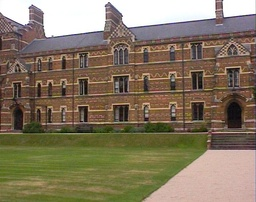
#> input picture keble_a.jpg, 256 x 202 px, shrunk from 720 x 568 before the run
$ python Code.py
#> lines starting #> are read from the running program, lines starting #| are printed output that depends on the picture; long printed decimals are rounded
# -*- coding: utf-8 -*-
"""
Created on Tue Apr 07 14:53:29 2021

@author: Sai Teja Vishal J
"""

import cv2
import numpy as np
import random
import matplotlib.pyplot as plt

image1 = cv2.imread("keble_a.jpg")
#> image1 is the input picture: shape (202, 256, 3); mean B, G, R 97.6, 119.2, 132.2
image2 = cv2.imread("keble_b.jpg")
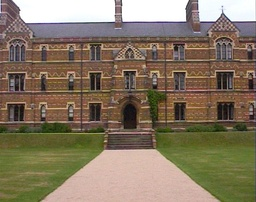
#> input picture keble_b.jpg, 256 x 202 px, shrunk from 720 x 568 before the run
#> image2 is the input picture: shape (202, 256, 3); mean B, G, R 98.4, 118.8, 133.1
image3 = cv2.imread("keble_c.jpg")
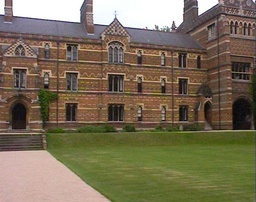
#> input picture keble_c.jpg, 256 x 202 px, shrunk from 720 x 568 before the run
#> image3 is the input picture: shape (202, 256, 3); mean B, G, R 87.6, 110.3, 121.7

plt.imshow(image1)
plt.show()

##Using SIFT to make the feature detection invariant to scale and rotation
sift = cv2.SIFT_create()

##Finding the Keypoints and Descriptors of all the three images
kp1, des1 = sift.detectAndCompute(image1, None)
#> kp1 = 271 keypoints; strongest (x, y, size): (36, 14, 9.9), (113, 15, 11.3), (219, 5, 6.1), (23, 18, 9.4)
kp2, des2 = sift.detectAndCompute(image2, None)
#> kp2 = 301 keypoints; strongest (x, y, size): (223, 14, 2.1), (118, 10, 5.7), (207, 13, 12.9), (113, 19, 3.1)
kp3, des3 = sift.detectAndCompute(image3, None)
#> kp3 = 294 keypoints; strongest (x, y, size): (200, 12, 3.5), (157, 27, 2), (78, 20, 2.5), (177, 25, 3)

##Function to compute the Euclidean Distance between two points, used in finding the
def eucildean_Distance(des_img1,des_img2):
    result = np.zeros((len(des_img2),len(des_img1)), np.float32)
#> result: shape (301, 271) float32; every value is 0

    for i in range(len(des_img2)):
        des_img2_rows = np.array([des_img2[i]]*len(des_img1))
        subtraction_matrix = np.subtract(des_img1, des_img2_rows)
        square_matrix = np.square(subtraction_matrix)
        #returns an array of sums
        sum_row = square_matrix.sum(axis=1)
        result[i] = np.sqrt(sum_row)
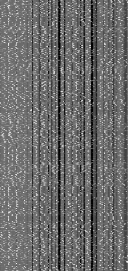
#> subtraction_matrix: shape (271, 128) float32; min -146, max 198, mean 0.2; drawn with min black and max white
    return result

img1_img2_dist = eucildean_Distance(des1, des2)

indices_of_sorted = np.argsort(img1_img2_dist, axis=1)[:,:2]
#> indices_of_sorted = 301 pairs, first value 0 to 268, second value 0 to 268
distance_matrix = np.zeros((indices_of_sorted.shape[0], indices_of_sorted.shape[1]))
distance_matrix = img1_img2_dist[np.arange(img1_img2_dist.shape[0])[:,None], indices_of_sorted]
#> distance_matrix = 301 pairs, first value 32.16 to 424.3, second value 85.57 to 451.1

##Validating the matches based on Lowe's ratio, which is 0.7. Eliminating the point, if it is almost good.
##The distance between the points should be sufficiently different, then considered.
#Reference: https://stackoverflow.com/questions/51197091/how-does-the-lowes-ratio-test-work
def matches_SIFT(indices,dist_mat,keypoint1,keypoint2):
    m1 = []
    m2 = []
    indices_goodMatch = []
    sift_matches = []
    for i in range(len(indices)):
        if dist_mat[i][0] < 0.7 * dist_mat[i][1]:
            indices_goodMatch.append((i,indices[i][0]))
#> after the loop, indices_goodMatch = 103 pairs, first value 11 to 287, second value 6 to 268
    print("Debugging")
    print(len(indices_goodMatch))
#| 103
    print(len(sift_matches))
    for i in range(len(indices_goodMatch)-1):
        sift_matches.append((keypoint1[indices_goodMatch[i][0]],keypoint2[indices_goodMatch[i][1]]))
        m1.append(keypoint1[indices_goodMatch[i][0]])
        m2.append(keypoint2[indices_goodMatch[i][1]])
#> this loop made 102 passes
#> after the loop, m1 = 102 keypoints; strongest (x, y, size): (118, 10, 5.7), (113, 19, 3.1), (129, 49, 2.2), (71, 115, 2.1); m2 = 102 keypoints; strongest (x, y, size): (219, 5, 6.1), (173, 115, 2), (213, 16, 3.3), (232, 45, 2.3); sift_matches = 102 items

    return sift_matches,m1,m2

sift_matches, matches_img2, matches_img1 = matches_SIFT(indices_of_sorted, distance_matrix, kp2, kp1)
#> sift_matches = 102 items; matches_img2 has the same summary as m1 in matches_SIFT; matches_img1 has the same summary as m2 in matches_SIFT

##On the 1st and 2nd image, point all the keypoints on the respective images using a function in OpenCV
image1_keypoints = cv2.drawKeypoints(image1, matches_img1, None)
plt.imshow(cv2.cvtColor(image1_keypoints, cv2.COLOR_BGR2RGB))
plt.show()
image2_keypoints = cv2.drawKeypoints(image2, matches_img2, None)
plt.imshow(cv2.cvtColor(image2_keypoints, cv2.COLOR_BGR2RGB))
plt.show()

##Concatenate both the images
image_combined_1_2 = np.concatenate((image1_keypoints,image2_keypoints),axis=1)
plt.imshow(cv2.cvtColor(image_combined_1_2, cv2.COLOR_BGR2RGB))
plt.show()

## drawing lines between good features between image 1 and image 2
points_right = []

for i in range(len(matches_img2)):
    points_left = np.int32(matches_img1[i].pt)
    points_right = np.int32(matches_img2[i].pt[0] + image1_keypoints.shape[1])
    combined_1_2_lines=cv2.line(image_combined_1_2,(points_left[0],points_left[1]),(points_right,np.int32(matches_img2[i].pt[1])),(0,255,0),thickness=1)
#> this loop made 102 passes
#> (points_left, points_right) on passes 1 to 12: ([114, 119], 265), ([117, 117], 267), ([117, 111], 268), ([116, 86], 268), ([117, 82], 268), ([117, 90], 269), ([117, 45], 269), ([120, 115], 271), ([120, 78], 272), ([123, 111], 274), ([128, 48], 281), ([129, 79], 282)
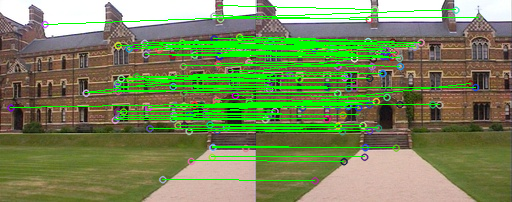
#> image_combined_1_2: shape (202, 512, 3); mean B, G, R 90.6, 136.9, 120.2

plt.imshow(cv2.cvtColor(combined_1_2_lines, cv2.COLOR_BGR2RGB))
plt.show()

def transform_as_homography(H_matrix, points):
    #perform padding of ones to pts and make them (x,y,1)
    # print(H_matrix,points)
    matrix_temp = np.ones((points.shape[0]+1 , points.shape[1]), np.float32)
    matrix_temp[:-1, :] = points
    H_multiplied = np.matmul(H_matrix,matrix_temp)
    #each column of transformed points is 1 transformed point (x,y,z)
    transformed = np.zeros((points.shape[0] , points.shape[1]), np.float32)
    #converting to heterogenousc(x/z,y/z) of (x,y,z)
    transformed[0, :] = np.divide(H_multiplied[0,:], H_multiplied[2, :])
    transformed[1, :] = np.divide(H_multiplied[1,:], H_multiplied[2, :])
    # print(transformed)
    return transformed

def getInlier_count(target_points, transformed_points, threshold):
    score = 0
    inlier_set = []
    #calculating error function
    err = np.square(np.subtract(target_points, transformed_points))
    err = np.sqrt(err.sum(axis=0))
    for i in range(len(err)):
        if(err[i]<threshold):
            inlier_set.append(i)
            score += 1

    return score, inlier_set

def matrix_keypoints(kp):
    matrix = np.zeros((2,len(kp)),np.float32)
    for i, j in enumerate(kp):
        matrix[0, i] = j.pt[0]
        matrix[1, i] = j.pt[1]
    return matrix

def matrix_formation(pt1, pt2):
    result = np.zeros((2,9), np.float32)
    result[0, :] = [-pt1[0], -pt1[1], -1, 0, 0, 0, pt1[0]*pt2[0], pt1[1]*pt2[0], pt2[0]]
    result[1, :] = [0, 0, 0, -pt1[0], -pt1[1], -1, pt1[0]*pt2[1], pt1[1]*pt2[1], pt2[1]]
#     print(lin)
    return result

##Computation of Homography using SVD, ref: https://cseweb.ucsd.edu/classes/wi07/cse252a/homography_estimation/homography_estimation.pdf
def computeH(img1_pts, img2_pts):
    A_matrix = np.zeros((2*len(img1_pts[0]),9), np.float32)
    for i in range(len(img1_pts[0])):
        A_matrix[2*i: 2*i+2, :] = matrix_formation(img1_pts[:,i], img2_pts[:,i])
    sigma, U, V_transpose = cv2.SVDecomp(A_matrix)

    #Here, we take the right singular vector (a column from V ) which corresponds to the smallest singular value sigma-9
    h_temp = V_transpose[len(V_transpose)-1,:] ##V_transpose is the right singular vector
    if (h_temp[len(h_temp)-1]!=0):
        h_temp = h_temp*(1/h_temp[len(h_temp)-1])
    H = np.reshape(h_temp, (3,3))
    return H

def RANSAC(matches,e,iterations):
#> called with e = 5, iterations = 5000
    inlier_array_highest = []
    for m in range(iterations):
        random_matches = random.choices(matches, k=4)

        first_image_pts = matrix_keypoints([i[0] for i in random_matches])
        second_image_pts = matrix_keypoints([i[1] for i in random_matches])

        # compute Homography using the selected matches
        homography_matrix = computeH(second_image_pts,first_image_pts)
        second_image_keypoints = [j[1] for j in matches]

        # converting the keypoints into coordinates of 2*N matrix
        second_coords = matrix_keypoints(second_image_keypoints)
        second_transformed = transform_as_homography(homography_matrix, second_coords)
        eps = e
        first_img_keys = [i[0] for i in matches]
        first_coords = matrix_keypoints(first_img_keys)

        inlier_count, inlier_arr_computed = getInlier_count(first_coords,second_transformed,eps)

        ##Check for the maximum number of inliers here, and consider those indices
        if (inlier_count>len(inlier_array_highest)):
            inlier_array_highest = inlier_arr_computed
#> this loop made 5000 passes
#> (first_image_pts, second_image_pts, sigma in computeH, inlier_count, inlier_array_highest) on pass 1: ([[139.8, 126.2, 87.59, 67.81], [147.6, 73.09, 161.2, 45.62]], [[245.4, 229.2, 190.9, 168.6], [147.9, 70.36, 161, 46.03]], [82344.5, 11788, 465.4, 141.7, 64.14, 15.32, 9.89, 0.135], 13, [40, 42, 50, 51, 60, 61, 62, 65, 66, 68, 74, 80, 86])
#> (first_image_pts, second_image_pts, sigma in computeH, inlier_count) on passes 3, 4, 12: ([[91.87, 106.5, 158.3, 93], [74.88, 125, 46.64, 55.83]], [[193.7, 209.5, 176.1, 194.2], [74.21, 124.4, 47.56, 54.69]], [59465.8, 7358, 409.4, 119.3, 31.52, 5.47, 4.78, 0.0387], 0), ([[70.77, 126.2, 111.7, 59.04], [86.69, 73.09, 40.99, 42.81]], [[172.8, 229.2, 213.7, 159.9], [86.15, 70.36, 38.29, 43.92]], [49813.8, 4722.3, 402.7, 115.3, 36.21, 8.03, 5.9, 0.126], 35), ([[75.48, 143.4, 46.14, 102.2], [125.5, 104.2, 107.2, 107.4]], [[177.6, 248.9, 148.1, 204.8], [125.1, 102.2, 107.5, 106.4]], [69759.4, 6815.8, 443.4, 103.9, 20.26, 7.04, 4.5, 0.00219], 28)

    percentage = len(inlier_array_highest)*100/len(matches)
    # print(inlier_array_highest)
    print("inlier percentage is : ", percentage)
#| inlier percentage is :  85.294

    #Compute the final homography again based on RANSAC Algorithm
    final_matches = [matches[i] for i in inlier_array_highest]
    first_coords_final = matrix_keypoints([i[0] for i in final_matches])
    second_coords_final = matrix_keypoints([i[1] for i in final_matches])
    final_valueH = computeH(second_coords_final, first_coords_final)
    return final_matches, final_valueH

##Ransac Algorithm between images 1 and 2
final_matches, final_valueH= RANSAC(sift_matches, 5, 5000)

##Matching after estimating Homography using RANSAC
final_matches2 = []
final_matches1= []
for m in final_matches:
    final_matches2.append(m[0])
    final_matches1.append(m[1])
#> this loop made 87 passes
#> m on passes 1 to 11: 2 keypoints; (x, y, size): (115, 120, 2.1), (9, 119, 2.4), 2 keypoints; (x, y, size): (117, 117, 2.2), (12, 116, 2.5), 2 keypoints; (x, y, size): (117, 111, 2.4), (12, 111, 2.7), 2 keypoints; (x, y, size): (117, 87, 1.9), (12, 84, 2.2), 2 keypoints; (x, y, size): (117, 83, 2.1), (12, 81, 2.4), 2 keypoints; (x, y, size): (118, 91, 2.2), (13, 89, 2.4), 2 keypoints; (x, y, size): (118, 45, 1.9), (14, 41, 2.1), 2 keypoints; (x, y, size): (121, 115, 2.6), (16, 115, 2.8), 2 keypoints; (x, y, size): (121, 78, 3.1), (17, 76, 3.3), 2 keypoints; (x, y, size): (123, 111, 8.4), (19, 111, 9), 2 keypoints; (x, y, size): (129, 48, 2.2), (26, 45, 2.4)

point_right = []
for i in range(len(final_matches2)):
    point_left = np.int32(final_matches1[i].pt)
    point_right = np.int32(final_matches2[i].pt[0] + image1_keypoints.shape[1])
    final_img_1_2=cv2.line(image_combined_1_2,(point_left[0],point_left[1]),(point_right,np.int32(final_matches2[i].pt[1])),(0,255,0),thickness=1)
#> this loop made 87 passes

# FinalImgmatch = drawMatches(img2, img1, BestMatchesFound)
plt.imshow(cv2.cvtColor(final_img_1_2, cv2.COLOR_BGR2RGB))
plt.show()

def warping(img1, img2, H):

    height1,width1 = img1.shape[:2]
    height2,width2 = img2.shape[:2]
    points_1 = np.float32([[0,0],[0,height1],[width1,height1],[width1,0]]).reshape(-1,1,2)
    points_2 = np.float32([[0,0],[0,height2],[width2,height2],[width2,0]]).reshape(-1,1,2)
    points_2_new = cv2.perspectiveTransform(points_2, H)
    combined_points = np.concatenate((points_1, points_2_new), axis=0)
    print(combined_points.shape)
#| (8, 1, 2)
    [x_minimum, y_minimum] = np.int32(combined_points.min(axis=0).ravel() - 0.5)
    [x_maximum, y_maximum] = np.int32(combined_points.max(axis=0).ravel() + 0.5)
    translation = [-x_minimum,-y_minimum]
    h_translate = np.array([[1,0,translation[0]],
                           [0,1,translation[1]],
                           [0,0,1]])
    output = cv2.warpPerspective(img2, h_translate.dot(H), (x_maximum-x_minimum, y_maximum-y_minimum))
    output[translation[1]:height1+translation[1],translation[0]:width1+translation[0]] = img1

    return output

image_warp_1_2 = warping(image2,image1,final_valueH)
print(image_warp_1_2.shape)
#| (233, 388, 3)
plt.imshow(cv2.cvtColor(image_warp_1_2, cv2.COLOR_BGR2RGB))
plt.show()

keypoints_12, des_12 = sift.detectAndCompute(image_warp_1_2, None)

image_12_3_dist = eucildean_Distance(des_12, des3)
#> in eucildean_Distance (call 2), `result = np.zeros((len(des_img2),len(des_img1)), np.float32)`: result: shape (294, 584) float32; every value is 0
#> after the loop in eucildean_Distance (call 2), `for i in range(len(des_img2)):`:
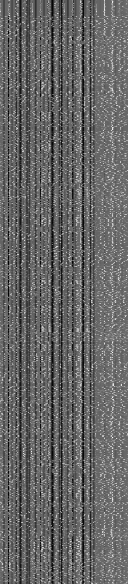
#> subtraction_matrix: shape (584, 128) float32; min -143, max 213, mean 0; drawn with min black and max white

indices_of_sorted_12_3 = np.argsort(image_12_3_dist, axis=1)[:,:2]
distance_matrix_12_3 = np.zeros((indices_of_sorted_12_3.shape[0], indices_of_sorted_12_3.shape[1]))
distance_matrix_12_3 = image_12_3_dist[np.arange(image_12_3_dist.shape[0])[:,None], indices_of_sorted_12_3]

sift_matches_12_3, match_img3, match_img12 = matches_SIFT(indices_of_sorted_12_3, distance_matrix_12_3, kp3, keypoints_12)
#| 87
#> the loop in matches_SIFT (call 2), `for i in range(len(indices_goodMatch)-1):` made 86 passes


img12_keypoints_draw = cv2.drawKeypoints(image_warp_1_2, match_img12, None)
img3_keypoints_draw = cv2.drawKeypoints(image3, match_img3, None)
plt.imshow(cv2.cvtColor(img3_keypoints_draw, cv2.COLOR_BGR2RGB))
plt.show()
plt.imshow(cv2.cvtColor(img12_keypoints_draw, cv2.COLOR_BGR2RGB))
plt.show()

##Resizing the warped image
if(img12_keypoints_draw.shape[0]!=img3_keypoints_draw.shape[0]):
    img12_keypoints_draw = cv2.resize(img12_keypoints_draw, (img12_keypoints_draw.shape[1], img3_keypoints_draw.shape[0]))
#> img12_keypoints_draw: shape (202, 388, 3)

image_concat_12_3 = np.concatenate((img12_keypoints_draw, img3_keypoints_draw), axis=1)
plt.imshow(cv2.cvtColor(image_concat_12_3, cv2.COLOR_BGR2RGB))
plt.show()

points_right = []
for i in range(len(match_img3)):
    points_left = np.int32(match_img12[i].pt)
    points_right = np.int32(match_img3[i].pt[0] + img12_keypoints_draw.shape[1])
    image_12_3_lines=cv2.line(image_concat_12_3,(points_left[0],points_left[1]),(points_right,np.int32(match_img3[i].pt[1])),(0,255,0),thickness=1)
#> this loop made 86 passes
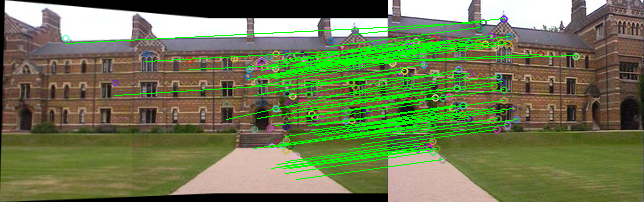
#> image_concat_12_3: shape (202, 644, 3); mean B, G, R 81.5, 121, 110.5

plt.imshow(cv2.cvtColor(image_12_3_lines, cv2.COLOR_BGR2RGB))
plt.show()

ransac_matches, final_valueH_12_3= RANSAC(sift_matches_12_3, 5, 5000)
#| inlier percentage is :  91.860

#Feature Matching after estimating Homographies using RANSAC
correct_matches_3 = []
correct_matches_12_3 = []
for m in ransac_matches:
    correct_matches_3.append(m[0])
    correct_matches_12_3.append(m[1])
#> this loop made 79 passes
#> m on passes 1 to 11: 2 keypoints; (x, y, size): (247, 87, 2.3), (4, 63, 2.6), 2 keypoints; (x, y, size): (249, 80, 2.1), (6, 55, 2.1), 2 keypoints; (x, y, size): (254, 149, 2.1), (10, 128, 2.3), 2 keypoints; (x, y, size): (254, 96, 2.3), (12, 72, 2.6), 2 keypoints; (x, y, size): (15, 96, 2.3), (258, 119, 2.3), 2 keypoints; (x, y, size): (258, 94, 3.1), (16, 71, 3.3), 2 keypoints; (x, y, size): (258, 94, 3.1), (16, 71, 3.3), 2 keypoints; (x, y, size): (259, 77, 2.5), (17, 53, 2.6), 2 keypoints; (x, y, size): (261, 70, 2.2), (20, 46, 2.4), 2 keypoints; (x, y, size): (263, 118, 2.8), (20, 96, 3.1), 2 keypoints; (x, y, size): (264, 77, 2.4), (23, 53, 2.6)

points_right = []
for i in range(len(correct_matches_3)):
    points_left = np.int32(correct_matches_12_3[i].pt)
    points_right = np.int32(correct_matches_3[i].pt[0] + img12_keypoints_draw.shape[1])
    image_12_3_lines=cv2.line(image_concat_12_3,(points_left[0],points_left[1]),(points_right,np.int32(correct_matches_3[i].pt[1])),(0,255,0),thickness=1)
#> this loop made 79 passes

plt.imshow(cv2.cvtColor(image_12_3_lines, cv2.COLOR_BGR2RGB))
plt.show()

contrcuted_image = warping(image3,image_warp_1_2,final_valueH_12_3)
#| (8, 1, 2)
#> in warping (call 2), `output[translation[1]:height1+translation[1],translation[0]:width1+tra..`:
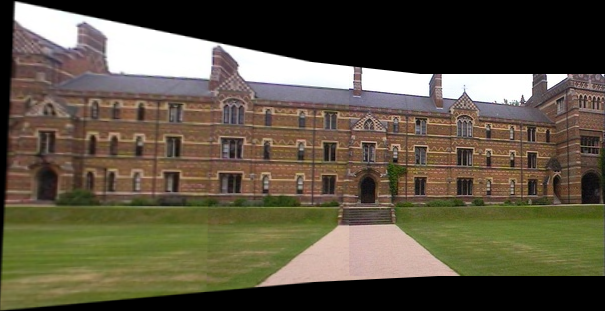
#> output: shape (311, 605, 3); mean B, G, R 68.3, 86, 94.2
print(image_warp_1_2.shape)
#| (233, 388, 3)
plt.imshow(cv2.cvtColor(contrcuted_image, cv2.COLOR_BGR2RGB))
plt.show()
